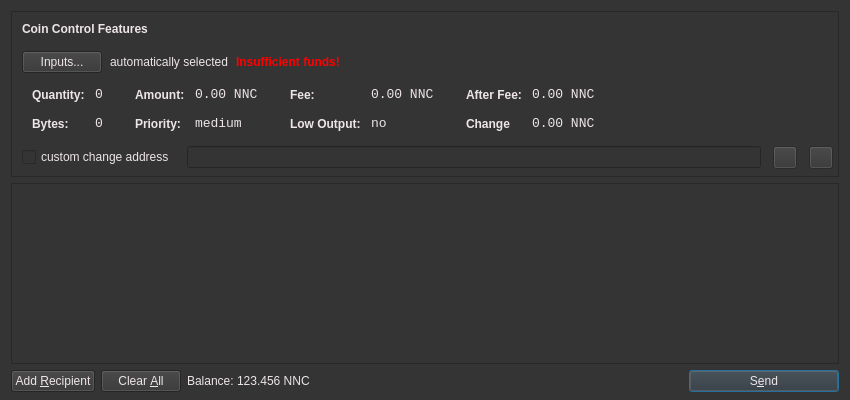
<?xml version="1.0" encoding="UTF-8"?>
<ui version="4.0">
 <class>SendCoinsDialog</class>
 <widget class="QDialog" name="SendCoinsDialog">
  <property name="geometry">
   <rect>
    <x>0</x>
    <y>0</y>
    <width>850</width>
    <height>400</height>
   </rect>
  </property>
  <property name="windowTitle">
   <string>Send Coins</string>
  </property>
  <property name="styleSheet">
   <string notr="true">background:rgb(52,52,52);color:rgb(238,229,233);</string>
  </property>
  <layout class="QVBoxLayout" name="verticalLayout" stretch="0,1,0">
   <property name="bottomMargin">
    <number>8</number>
   </property>
   <item>
    <widget class="QFrame" name="frameCoinControl">
     <property name="sizePolicy">
      <sizepolicy hsizetype="Expanding" vsizetype="Expanding">
       <horstretch>0</horstretch>
       <verstretch>0</verstretch>
      </sizepolicy>
     </property>
     <property name="maximumSize">
      <size>
       <width>16777215</width>
       <height>16777215</height>
      </size>
     </property>
     <property name="frameShape">
      <enum>QFrame::StyledPanel</enum>
     </property>
     <property name="frameShadow">
      <enum>QFrame::Sunken</enum>
     </property>
     <layout class="QVBoxLayout" name="verticalLayoutCoinControl2">
      <property name="spacing">
       <number>6</number>
      </property>
      <property name="leftMargin">
       <number>0</number>
      </property>
      <property name="topMargin">
       <number>0</number>
      </property>
      <property name="rightMargin">
       <number>0</number>
      </property>
      <property name="bottomMargin">
       <number>6</number>
      </property>
      <item>
       <layout class="QVBoxLayout" name="verticalLayoutCoinControl" stretch="0,0,0,0,1">
        <property name="spacing">
         <number>0</number>
        </property>
        <property name="leftMargin">
         <number>10</number>
        </property>
        <property name="topMargin">
         <number>10</number>
        </property>
        <item>
         <layout class="QHBoxLayout" name="horizontalLayoutCoinControl1">
          <property name="bottomMargin">
           <number>15</number>
          </property>
          <item>
           <widget class="QLabel" name="labelCoinControlFeatures">
            <property name="sizePolicy">
             <sizepolicy hsizetype="Preferred" vsizetype="Maximum">
              <horstretch>0</horstretch>
              <verstretch>0</verstretch>
             </sizepolicy>
            </property>
            <property name="font">
             <font>
              <weight>75</weight>
              <bold>true</bold>
             </font>
            </property>
            <property name="styleSheet">
             <string notr="true">font-weight:bold;</string>
            </property>
            <property name="text">
             <string>Coin Control Features</string>
            </property>
           </widget>
          </item>
         </layout>
        </item>
        <item>
         <layout class="QHBoxLayout" name="horizontalLayoutCoinControl2" stretch="0,0,0,0">
          <property name="spacing">
           <number>8</number>
          </property>
          <property name="bottomMargin">
           <number>10</number>
          </property>
          <item>
           <widget class="QPushButton" name="pushButtonCoinControl">
            <property name="styleSheet">
             <string notr="true"/>
            </property>
            <property name="text">
             <string>Inputs...</string>
            </property>
           </widget>
          </item>
          <item>
           <widget class="QLabel" name="labelCoinControlAutomaticallySelected">
            <property name="text">
             <string>automatically selected</string>
            </property>
            <property name="margin">
             <number>5</number>
            </property>
           </widget>
          </item>
          <item>
           <widget class="QLabel" name="labelCoinControlInsuffFunds">
            <property name="font">
             <font>
              <weight>75</weight>
              <bold>true</bold>
             </font>
            </property>
            <property name="styleSheet">
             <string notr="true">color:red;font-weight:bold;</string>
            </property>
            <property name="text">
             <string>Insufficient funds!</string>
            </property>
            <property name="margin">
             <number>5</number>
            </property>
           </widget>
          </item>
          <item>
           <spacer name="horizontalSpacerCoinControl">
            <property name="orientation">
             <enum>Qt::Horizontal</enum>
            </property>
            <property name="sizeHint" stdset="0">
             <size>
              <width>40</width>
              <height>1</height>
             </size>
            </property>
           </spacer>
          </item>
         </layout>
        </item>
        <item>
         <widget class="QWidget" name="widgetCoinControl" native="true">
          <property name="sizePolicy">
           <sizepolicy hsizetype="Preferred" vsizetype="Preferred">
            <horstretch>0</horstretch>
            <verstretch>0</verstretch>
           </sizepolicy>
          </property>
          <property name="minimumSize">
           <size>
            <width>0</width>
            <height>0</height>
           </size>
          </property>
          <property name="styleSheet">
           <string notr="true"/>
          </property>
          <layout class="QHBoxLayout" name="horizontalLayoutCoinControl5">
           <property name="leftMargin">
            <number>0</number>
           </property>
           <property name="topMargin">
            <number>0</number>
           </property>
           <property name="rightMargin">
            <number>0</number>
           </property>
           <property name="bottomMargin">
            <number>0</number>
           </property>
           <item>
            <layout class="QHBoxLayout" name="horizontalLayoutCoinControl3" stretch="0,0,0,1">
             <property name="spacing">
              <number>20</number>
             </property>
             <property name="topMargin">
              <number>0</number>
             </property>
             <property name="bottomMargin">
              <number>10</number>
             </property>
             <item>
              <layout class="QFormLayout" name="formLayoutCoinControl1">
               <property name="horizontalSpacing">
                <number>10</number>
               </property>
               <property name="verticalSpacing">
                <number>14</number>
               </property>
               <property name="leftMargin">
                <number>10</number>
               </property>
               <property name="topMargin">
                <number>4</number>
               </property>
               <property name="rightMargin">
                <number>6</number>
               </property>
               <item row="0" column="0">
                <widget class="QLabel" name="labelCoinControlQuantityText">
                 <property name="styleSheet">
                  <string notr="true">font-weight:bold;</string>
                 </property>
                 <property name="text">
                  <string>Quantity:</string>
                 </property>
                 <property name="margin">
                  <number>0</number>
                 </property>
                </widget>
               </item>
               <item row="0" column="1">
                <widget class="QLabel" name="labelCoinControlQuantity">
                 <property name="font">
                  <font>
                   <family>Monospace</family>
                   <pointsize>10</pointsize>
                  </font>
                 </property>
                 <property name="cursor">
                  <cursorShape>IBeamCursor</cursorShape>
                 </property>
                 <property name="contextMenuPolicy">
                  <enum>Qt::ActionsContextMenu</enum>
                 </property>
                 <property name="text">
                  <string notr="true">0</string>
                 </property>
                 <property name="margin">
                  <number>0</number>
                 </property>
                 <property name="textInteractionFlags">
                  <set>Qt::LinksAccessibleByMouse|Qt::TextSelectableByKeyboard|Qt::TextSelectableByMouse</set>
                 </property>
                </widget>
               </item>
               <item row="1" column="0">
                <widget class="QLabel" name="labelCoinControlBytesText">
                 <property name="styleSheet">
                  <string notr="true">font-weight:bold;</string>
                 </property>
                 <property name="text">
                  <string>Bytes:</string>
                 </property>
                </widget>
               </item>
               <item row="1" column="1">
                <widget class="QLabel" name="labelCoinControlBytes">
                 <property name="font">
                  <font>
                   <family>Monospace</family>
                   <pointsize>10</pointsize>
                  </font>
                 </property>
                 <property name="cursor">
                  <cursorShape>IBeamCursor</cursorShape>
                 </property>
                 <property name="contextMenuPolicy">
                  <enum>Qt::ActionsContextMenu</enum>
                 </property>
                 <property name="text">
                  <string notr="true">0</string>
                 </property>
                 <property name="textInteractionFlags">
                  <set>Qt::LinksAccessibleByMouse|Qt::TextSelectableByKeyboard|Qt::TextSelectableByMouse</set>
                 </property>
                </widget>
               </item>
              </layout>
             </item>
             <item>
              <layout class="QFormLayout" name="formLayoutCoinControl2">
               <property name="horizontalSpacing">
                <number>10</number>
               </property>
               <property name="verticalSpacing">
                <number>14</number>
               </property>
               <property name="leftMargin">
                <number>6</number>
               </property>
               <property name="topMargin">
                <number>4</number>
               </property>
               <property name="rightMargin">
                <number>6</number>
               </property>
               <item row="0" column="0">
                <widget class="QLabel" name="labelCoinControlAmountText">
                 <property name="styleSheet">
                  <string notr="true">font-weight:bold;</string>
                 </property>
                 <property name="text">
                  <string>Amount:</string>
                 </property>
                 <property name="margin">
                  <number>0</number>
                 </property>
                </widget>
               </item>
               <item row="0" column="1">
                <widget class="QLabel" name="labelCoinControlAmount">
                 <property name="font">
                  <font>
                   <family>Monospace</family>
                   <pointsize>10</pointsize>
                  </font>
                 </property>
                 <property name="cursor">
                  <cursorShape>IBeamCursor</cursorShape>
                 </property>
                 <property name="contextMenuPolicy">
                  <enum>Qt::ActionsContextMenu</enum>
                 </property>
                 <property name="text">
                  <string notr="true">0.00 NNC</string>
                 </property>
                 <property name="textInteractionFlags">
                  <set>Qt::LinksAccessibleByMouse|Qt::TextSelectableByKeyboard|Qt::TextSelectableByMouse</set>
                 </property>
                </widget>
               </item>
               <item row="1" column="0">
                <widget class="QLabel" name="labelCoinControlPriorityText">
                 <property name="styleSheet">
                  <string notr="true">font-weight:bold;</string>
                 </property>
                 <property name="text">
                  <string>Priority:</string>
                 </property>
                </widget>
               </item>
               <item row="1" column="1">
                <widget class="QLabel" name="labelCoinControlPriority">
                 <property name="font">
                  <font>
                   <family>Monospace</family>
                   <pointsize>10</pointsize>
                  </font>
                 </property>
                 <property name="cursor">
                  <cursorShape>IBeamCursor</cursorShape>
                 </property>
                 <property name="contextMenuPolicy">
                  <enum>Qt::ActionsContextMenu</enum>
                 </property>
                 <property name="text">
                  <string>medium</string>
                 </property>
                 <property name="textInteractionFlags">
                  <set>Qt::LinksAccessibleByMouse|Qt::TextSelectableByKeyboard|Qt::TextSelectableByMouse</set>
                 </property>
                </widget>
               </item>
              </layout>
             </item>
             <item>
              <layout class="QFormLayout" name="formLayoutCoinControl3">
               <property name="horizontalSpacing">
                <number>10</number>
               </property>
               <property name="verticalSpacing">
                <number>14</number>
               </property>
               <property name="leftMargin">
                <number>6</number>
               </property>
               <property name="topMargin">
                <number>4</number>
               </property>
               <property name="rightMargin">
                <number>6</number>
               </property>
               <item row="0" column="0">
                <widget class="QLabel" name="labelCoinControlFeeText">
                 <property name="styleSheet">
                  <string notr="true">font-weight:bold;</string>
                 </property>
                 <property name="text">
                  <string>Fee:</string>
                 </property>
                 <property name="margin">
                  <number>0</number>
                 </property>
                </widget>
               </item>
               <item row="0" column="1">
                <widget class="QLabel" name="labelCoinControlFee">
                 <property name="font">
                  <font>
                   <family>Monospace</family>
                   <pointsize>10</pointsize>
                  </font>
                 </property>
                 <property name="cursor">
                  <cursorShape>IBeamCursor</cursorShape>
                 </property>
                 <property name="contextMenuPolicy">
                  <enum>Qt::ActionsContextMenu</enum>
                 </property>
                 <property name="text">
                  <string notr="true">0.00 NNC</string>
                 </property>
                 <property name="textInteractionFlags">
                  <set>Qt::LinksAccessibleByMouse|Qt::TextSelectableByKeyboard|Qt::TextSelectableByMouse</set>
                 </property>
                </widget>
               </item>
               <item row="1" column="0">
                <widget class="QLabel" name="labelCoinControlLowOutputText">
                 <property name="styleSheet">
                  <string notr="true">font-weight:bold;</string>
                 </property>
                 <property name="text">
                  <string>Low Output:</string>
                 </property>
                </widget>
               </item>
               <item row="1" column="1">
                <widget class="QLabel" name="labelCoinControlLowOutput">
                 <property name="font">
                  <font>
                   <family>Monospace</family>
                   <pointsize>10</pointsize>
                  </font>
                 </property>
                 <property name="cursor">
                  <cursorShape>IBeamCursor</cursorShape>
                 </property>
                 <property name="contextMenuPolicy">
                  <enum>Qt::ActionsContextMenu</enum>
                 </property>
                 <property name="text">
                  <string>no</string>
                 </property>
                 <property name="textInteractionFlags">
                  <set>Qt::LinksAccessibleByMouse|Qt::TextSelectableByKeyboard|Qt::TextSelectableByMouse</set>
                 </property>
                </widget>
               </item>
              </layout>
             </item>
             <item>
              <layout class="QFormLayout" name="formLayoutCoinControl4">
               <property name="horizontalSpacing">
                <number>10</number>
               </property>
               <property name="verticalSpacing">
                <number>14</number>
               </property>
               <property name="leftMargin">
                <number>6</number>
               </property>
               <property name="topMargin">
                <number>4</number>
               </property>
               <property name="rightMargin">
                <number>6</number>
               </property>
               <item row="0" column="0">
                <widget class="QLabel" name="labelCoinControlAfterFeeText">
                 <property name="styleSheet">
                  <string notr="true">font-weight:bold;</string>
                 </property>
                 <property name="text">
                  <string>After Fee:</string>
                 </property>
                 <property name="margin">
                  <number>0</number>
                 </property>
                </widget>
               </item>
               <item row="0" column="1">
                <widget class="QLabel" name="labelCoinControlAfterFee">
                 <property name="font">
                  <font>
                   <family>Monospace</family>
                   <pointsize>10</pointsize>
                  </font>
                 </property>
                 <property name="cursor">
                  <cursorShape>IBeamCursor</cursorShape>
                 </property>
                 <property name="contextMenuPolicy">
                  <enum>Qt::ActionsContextMenu</enum>
                 </property>
                 <property name="text">
                  <string notr="true">0.00 NNC</string>
                 </property>
                 <property name="textInteractionFlags">
                  <set>Qt::LinksAccessibleByMouse|Qt::TextSelectableByKeyboard|Qt::TextSelectableByMouse</set>
                 </property>
                </widget>
               </item>
               <item row="1" column="0">
                <widget class="QLabel" name="labelCoinControlChangeText">
                 <property name="styleSheet">
                  <string notr="true">font-weight:bold;</string>
                 </property>
                 <property name="text">
                  <string>Change</string>
                 </property>
                </widget>
               </item>
               <item row="1" column="1">
                <widget class="QLabel" name="labelCoinControlChange">
                 <property name="font">
                  <font>
                   <family>Monospace</family>
                   <pointsize>10</pointsize>
                  </font>
                 </property>
                 <property name="cursor">
                  <cursorShape>IBeamCursor</cursorShape>
                 </property>
                 <property name="contextMenuPolicy">
                  <enum>Qt::ActionsContextMenu</enum>
                 </property>
                 <property name="text">
                  <string notr="true">0.00 NNC</string>
                 </property>
                 <property name="textInteractionFlags">
                  <set>Qt::LinksAccessibleByMouse|Qt::TextSelectableByKeyboard|Qt::TextSelectableByMouse</set>
                 </property>
                </widget>
               </item>
              </layout>
             </item>
            </layout>
           </item>
          </layout>
         </widget>
        </item>
        <item>
         <layout class="QHBoxLayout" name="horizontalLayoutCoinControl4" stretch="0,0,0,0">
          <property name="spacing">
           <number>12</number>
          </property>
          <property name="sizeConstraint">
           <enum>QLayout::SetDefaultConstraint</enum>
          </property>
          <property name="topMargin">
           <number>5</number>
          </property>
          <property name="rightMargin">
           <number>5</number>
          </property>
          <item>
           <widget class="QCheckBox" name="checkBoxCoinControlChange">
            <property name="text">
             <string>custom change address</string>
            </property>
           </widget>
          </item>
          <item>
           <widget class="QValidatedLineEdit" name="lineEditCoinControlChange">
            <property name="enabled">
             <bool>false</bool>
            </property>
            <property name="sizePolicy">
             <sizepolicy hsizetype="Expanding" vsizetype="Fixed">
              <horstretch>0</horstretch>
              <verstretch>0</verstretch>
             </sizepolicy>
            </property>
           </widget>
          </item>
          <item>
           <widget class="QToolButton" name="addressBookButton">
            <property name="enabled">
             <bool>false</bool>
            </property>
            <property name="toolTip">
             <string>Choose address from address book</string>
            </property>
            <property name="text">
             <string/>
            </property>
            <property name="icon">
             <iconset resource="../bitcoin.qrc">
              <normaloff>:/icons/address-book</normaloff>:/icons/address-book</iconset>
            </property>
            <property name="shortcut">
             <string>Alt+A</string>
            </property>
           </widget>
          </item>
          <item>
           <widget class="QToolButton" name="pasteButton">
            <property name="enabled">
             <bool>false</bool>
            </property>
            <property name="toolTip">
             <string>Paste address from clipboard</string>
            </property>
            <property name="text">
             <string/>
            </property>
            <property name="icon">
             <iconset resource="../bitcoin.qrc">
              <normaloff>:/icons/editpaste</normaloff>:/icons/editpaste</iconset>
            </property>
            <property name="shortcut">
             <string>Alt+P</string>
            </property>
           </widget>
          </item>
         </layout>
        </item>
        <item>
         <spacer name="verticalSpacerCoinControl">
          <property name="orientation">
           <enum>Qt::Vertical</enum>
          </property>
          <property name="sizeHint" stdset="0">
           <size>
            <width>800</width>
            <height>1</height>
           </size>
          </property>
         </spacer>
        </item>
       </layout>
      </item>
     </layout>
    </widget>
   </item>
   <item>
    <widget class="QScrollArea" name="scrollArea">
     <property name="widgetResizable">
      <bool>true</bool>
     </property>
     <widget class="QWidget" name="scrollAreaWidgetContents">
      <property name="geometry">
       <rect>
        <x>0</x>
        <y>0</y>
        <width>828</width>
        <height>160</height>
       </rect>
      </property>
      <layout class="QVBoxLayout" name="verticalLayout_2">
       <property name="leftMargin">
        <number>0</number>
       </property>
       <property name="topMargin">
        <number>0</number>
       </property>
       <property name="rightMargin">
        <number>0</number>
       </property>
       <property name="bottomMargin">
        <number>0</number>
       </property>
       <item>
        <layout class="QVBoxLayout" name="entries">
         <property name="spacing">
          <number>6</number>
         </property>
        </layout>
       </item>
       <item>
        <spacer name="verticalSpacer">
         <property name="orientation">
          <enum>Qt::Vertical</enum>
         </property>
         <property name="sizeHint" stdset="0">
          <size>
           <width>20</width>
           <height>40</height>
          </size>
         </property>
        </spacer>
       </item>
      </layout>
     </widget>
    </widget>
   </item>
   <item>
    <layout class="QHBoxLayout" name="horizontalLayout">
     <item>
      <widget class="QPushButton" name="addButton">
       <property name="toolTip">
        <string>Send to multiple recipients at once</string>
       </property>
       <property name="text">
        <string>Add &amp;Recipient</string>
       </property>
       <property name="icon">
        <iconset resource="../bitcoin.qrc">
         <normaloff>:/icons/add</normaloff>:/icons/add</iconset>
       </property>
       <property name="autoDefault">
        <bool>false</bool>
       </property>
      </widget>
     </item>
     <item>
      <widget class="QPushButton" name="clearButton">
       <property name="sizePolicy">
        <sizepolicy hsizetype="Minimum" vsizetype="Fixed">
         <horstretch>0</horstretch>
         <verstretch>0</verstretch>
        </sizepolicy>
       </property>
       <property name="toolTip">
        <string>Remove all transaction fields</string>
       </property>
       <property name="text">
        <string>Clear &amp;All</string>
       </property>
       <property name="icon">
        <iconset resource="../bitcoin.qrc">
         <normaloff>:/icons/remove</normaloff>:/icons/remove</iconset>
       </property>
       <property name="autoRepeatDelay">
        <number>300</number>
       </property>
       <property name="autoDefault">
        <bool>false</bool>
       </property>
      </widget>
     </item>
     <item>
      <layout class="QHBoxLayout" name="horizontalLayout_2">
       <property name="spacing">
        <number>3</number>
       </property>
       <item>
        <widget class="QLabel" name="label">
         <property name="text">
          <string>Balance:</string>
         </property>
        </widget>
       </item>
       <item>
        <widget class="QLabel" name="labelBalance">
         <property name="cursor">
          <cursorShape>IBeamCursor</cursorShape>
         </property>
         <property name="text">
          <string notr="true">123.456 NNC</string>
         </property>
         <property name="textInteractionFlags">
          <set>Qt::LinksAccessibleByMouse|Qt::TextSelectableByKeyboard|Qt::TextSelectableByMouse</set>
         </property>
        </widget>
       </item>
      </layout>
     </item>
     <item>
      <spacer name="horizontalSpacer">
       <property name="orientation">
        <enum>Qt::Horizontal</enum>
       </property>
       <property name="sizeHint" stdset="0">
        <size>
         <width>40</width>
         <height>20</height>
        </size>
       </property>
      </spacer>
     </item>
     <item>
      <widget class="QPushButton" name="sendButton">
       <property name="minimumSize">
        <size>
         <width>150</width>
         <height>0</height>
        </size>
       </property>
       <property name="toolTip">
        <string>Confirm the send action</string>
       </property>
       <property name="text">
        <string>S&amp;end</string>
       </property>
       <property name="icon">
        <iconset resource="../bitcoin.qrc">
         <normaloff>:/icons/send</normaloff>:/icons/send</iconset>
       </property>
       <property name="default">
        <bool>true</bool>
       </property>
      </widget>
     </item>
    </layout>
   </item>
  </layout>
 </widget>
 <customwidgets>
  <customwidget>
   <class>QValidatedLineEdit</class>
   <extends>QLineEdit</extends>
   <header>qvalidatedlineedit.h</header>
  </customwidget>
 </customwidgets>
 <resources>
  <include location="../bitcoin.qrc"/>
 </resources>
 <connections/>
</ui>
